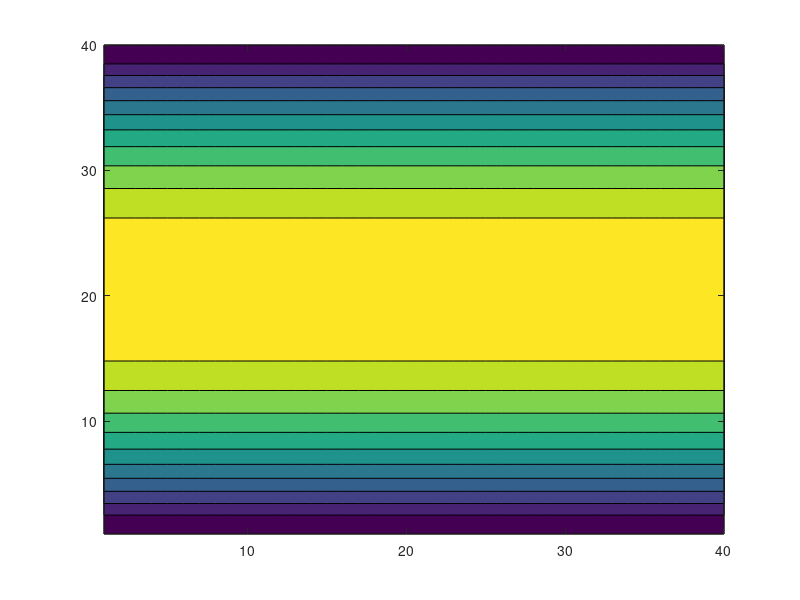

Source code (MATLAB):
clear all;
load Ux20000.txt
Nx = 40;
Ny = 40;

x = 1:Nx;
y = 1:Ny;

[X,Y] = meshgrid(x,y);

figure("Name", "mainC")
contourf(X,Y,Ux20000);

%ux-main0.txt